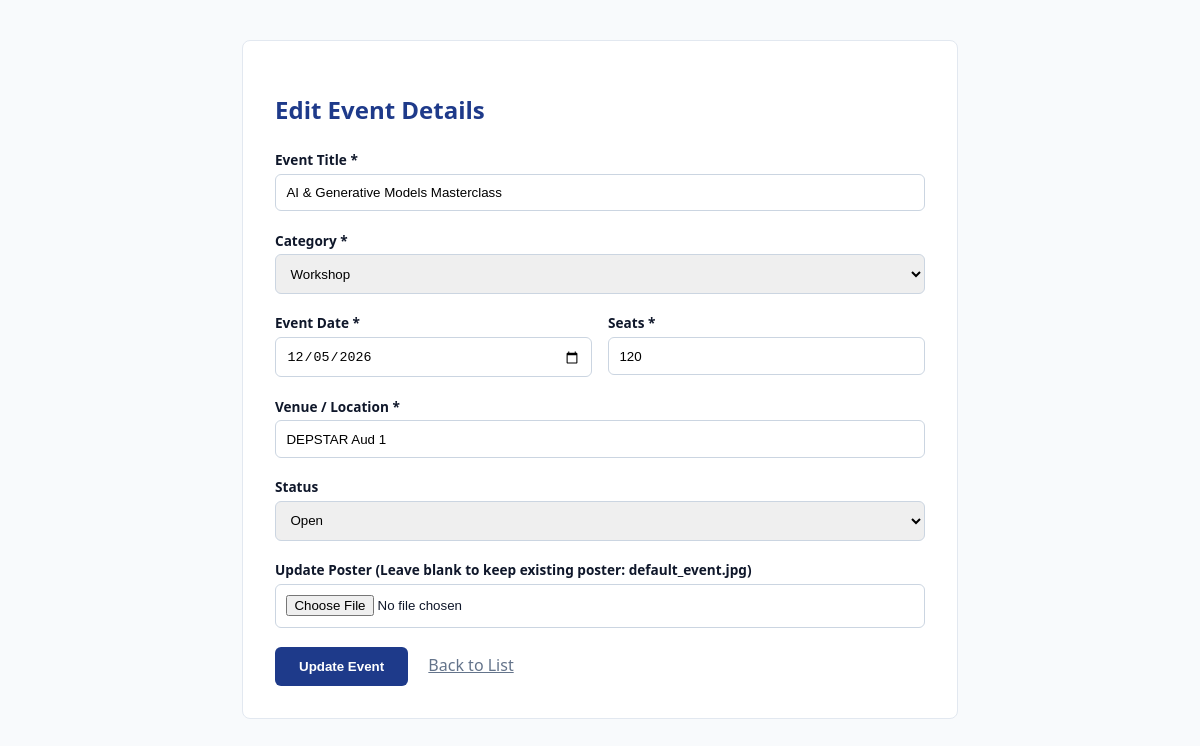
/edit_event.php?id=3, run on the app's committed database.
### tables this page shows
CREATE TABLE IF NOT EXISTS `events` (
  `id` INT AUTO_INCREMENT PRIMARY KEY,
  `title` VARCHAR(200) NOT NULL,
  `category` VARCHAR(50) NOT NULL,
  `event_date` DATE NOT NULL,
  `location` VARCHAR(150) NOT NULL,
  `seats` INT NOT NULL DEFAULT 50,
  `poster_image` VARCHAR(255) DEFAULT 'default_event.jpg',
  `status` ENUM('open', 'closed', 'cancelled') DEFAULT 'open',
  `created_at` TIMESTAMP DEFAULT CURRENT_TIMESTAMP
);

### edit_event.php (the view, shortened to what this page needs)
<?php
$conn = getDB();
$id = (int)($_GET['id'] ?? 0);
$stmt = $conn->prepare("SELECT * FROM events WHERE id = ?");
$stmt->bind_param("i", $id);
$stmt->execute();
$event = $stmt->get_result()->fetch_assoc();
?>
<!DOCTYPE html>
<html lang="en">
<head>
</head>
<body>
  <div class="card">
    <h2 style="color: #1e3a8a; margin-bottom: 1.5rem;">Edit Event Details</h2>
    <form method="POST" action="edit_event.php?id=<?= $id ?>" enctype="multipart/form-data">
      <div class="form-group">
        <label>Event Title *</label>
        <input type="text" name="title" class="form-control" value="<?= htmlspecialchars($event['title']) ?>" required />
      </div>
      <div class="form-group">
        <label>Category *</label>
        <select name="category" class="form-control" required>
          <option value="Workshop" <?= $event['category'] === 'Workshop' ? 'selected' : '' ?>>Workshop</option>
        </select>
      </div>
      <div style="display: grid; grid-template-columns: 1fr 1fr; gap: 1rem;">
        <div class="form-group">
          <label>Event Date *</label>
          <input type="date" name="event_date" class="form-control" value="<?= htmlspecialchars($event['event_date']) ?>" required />
        </div>
        <div class="form-group">
          <label>Seats *</label>
          <input type="number" name="seats" class="form-control" value="<?= $event['seats'] ?>" required />
        </div>
      </div>
      <div class="form-group">
        <label>Venue / Location *</label>
        <input type="text" name="location" class="form-control" value="<?= htmlspecialchars($event['location']) ?>" required />
      </div>
      <div class="form-group">
        <label>Status</label>
        <select name="status" class="form-control">
          <option value="open" <?= $event['status'] === 'open' ? 'selected' : '' ?>>Open</option>
        </select>
      </div>
      <div class="form-group">
        <label>Update Poster (Leave blank to keep existing poster: <?= htmlspecialchars($event['poster_image']) ?>)</label>
        <input type="file" name="poster" class="form-control" accept=".jpg,.jpeg,.png,.webp" />
      </div>
      <button type="submit" class="btn">Update Event</button>
      <a href="index.php" style="margin-left: 1rem; color: #64748b;">Back to List</a>
    </form>
  </div>
</body>
</html>

### edit_event.php (style rules this page uses)
body { font-family: system-ui, sans-serif; background: #f8fafc; color: #0f172a; padding: 2rem; }
.card { max-width: 650px; margin: 0 auto; background: white; padding: 2rem; border-radius: 8px; border: 1px solid #e2e8f0; }
.form-group { margin-bottom: 1.2rem; }
label { display: block; font-weight: 600; font-size: 0.85rem; margin-bottom: 0.3rem; }
.form-control { width: 100%; padding: 0.65rem; border: 1px solid #cbd5e1; border-radius: 6px; box-sizing: border-box; }
.btn { background: #1e3a8a; color: white; padding: 0.75rem 1.5rem; border: none; border-radius: 6px; font-weight: 600; cursor: pointer; }

### data on the page
events: title "AI & Generative Models Masterclass", category "Workshop", event_date "12/05/2026", seats "120", location "DEPSTAR Aud 1", status "Open", poster_image "default_event.jpg"
